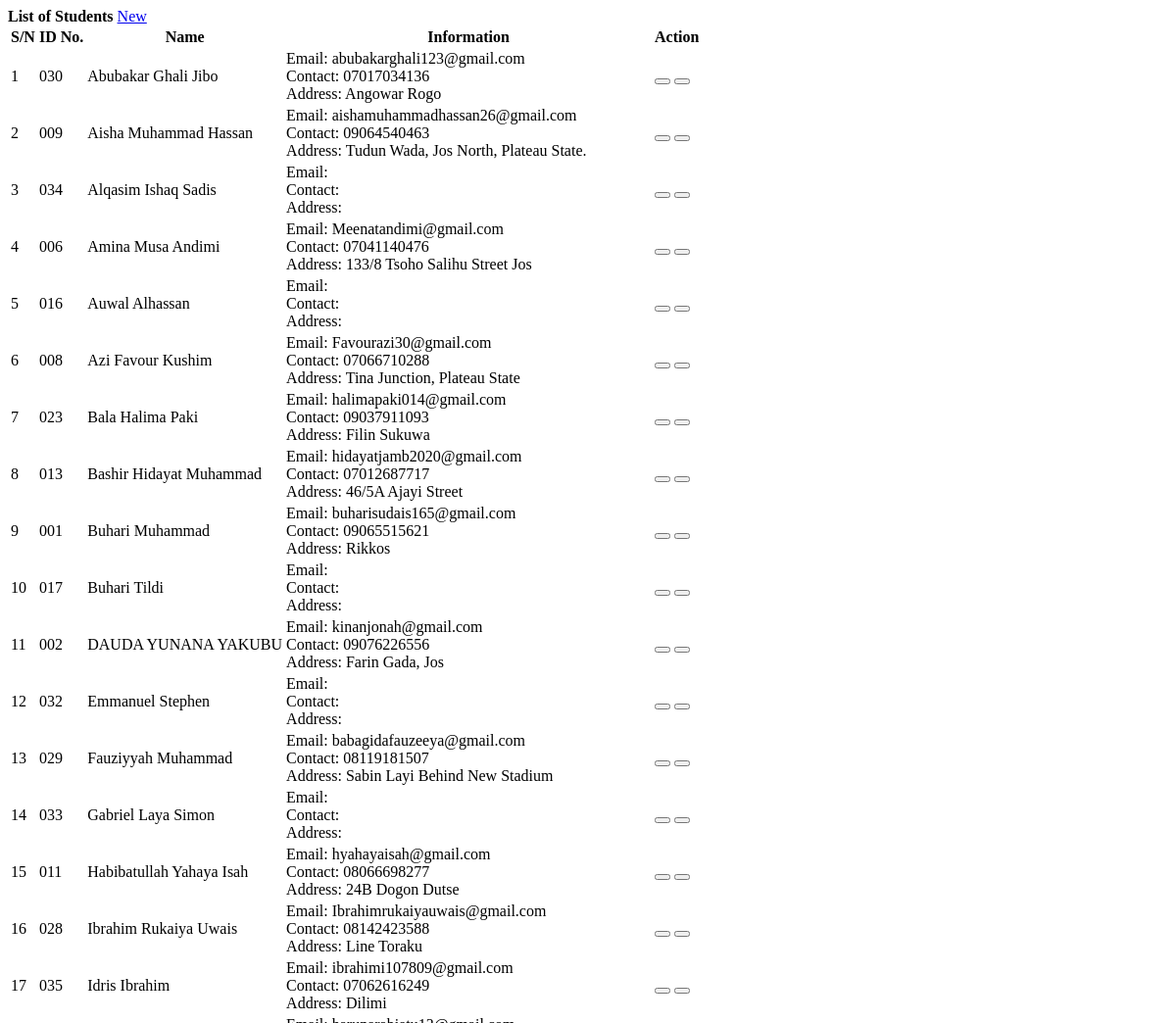
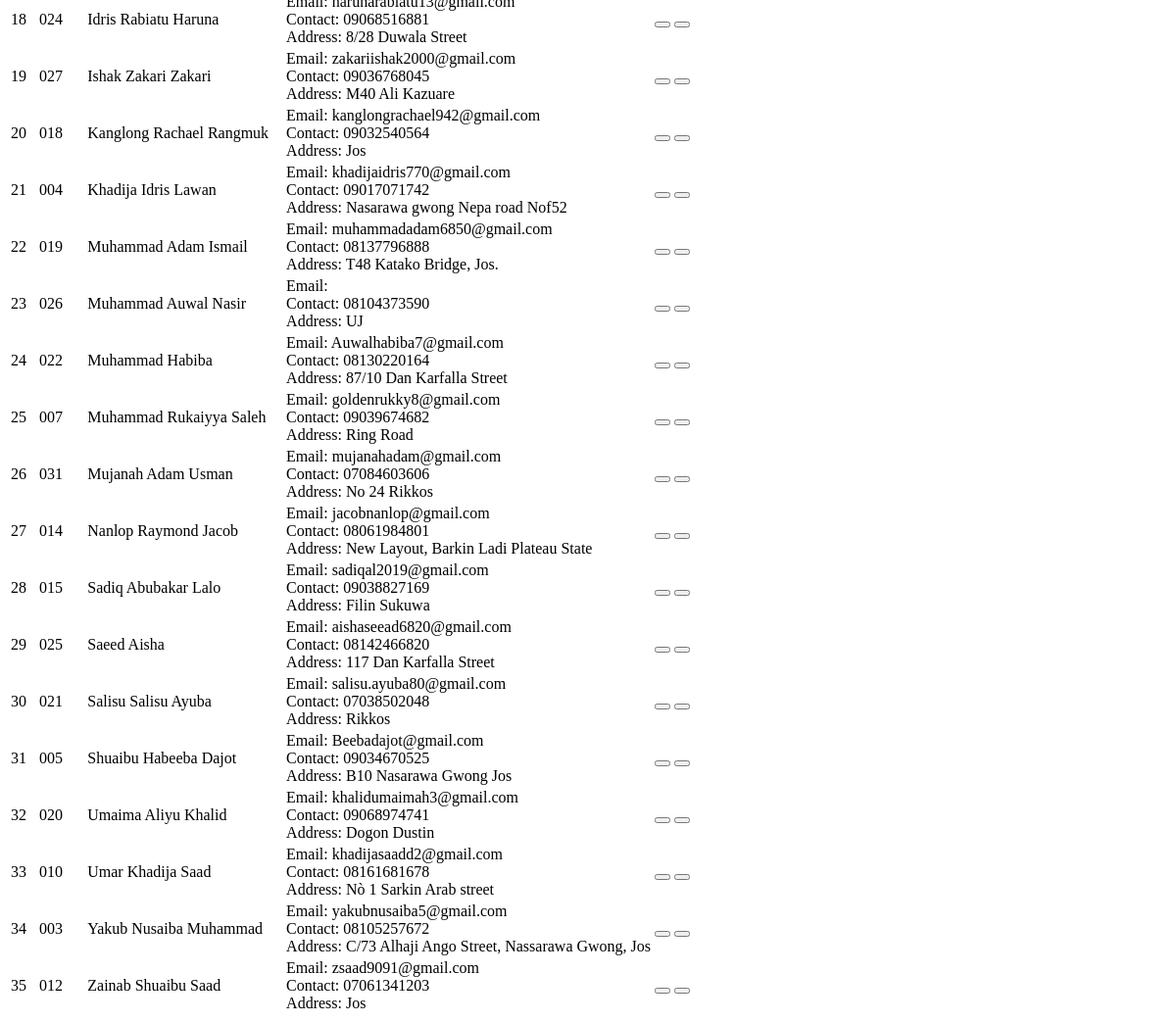
Page /students.php on the committed database (2 pictures, top to bottom).
### tables this page shows
CREATE TABLE `student` (
  `id` int(30) NOT NULL,
  `id_no` varchar(100) NOT NULL,
  `name` text NOT NULL,
  `contact` varchar(100) NOT NULL,
  `address` text NOT NULL,
  `email` varchar(200) NOT NULL,
  `date_created` datetime NOT NULL DEFAULT current_timestamp()
);

### students.php (the view, shortened to what this page needs)
<?php include('db_connect.php');?>
<div class="container-fluid">
	<div class="col-lg-12">
		<div class="row">
			<div class="col-md-12">
				<div class="card">
					<div class="card-header">
						<b>List of Students </b>
						<span class="float:right"><a class="btn btn-primary col-md-1 col-sm-6 float-right" href="javascript:void(0)" id="new_student">
					<i class="fa fa-plus"></i> New
				</a></span>
					</div>
					<div class="card-body">
						<table class="table table-condensed table-bordered table-hover">
							<thead>
								<tr>
									<th class="text-center">S/N</th>
									<th class="">ID No.</th>
									<th class="">Name</th>
									<th class="">Information</th>
									<th class="text-center">Action</th>
								</tr>
							</thead>
							<tbody>
								<?php
								$i = 1;
								$student = $conn->query("SELECT * FROM student order by name asc ");
								while($row=$student->fetch_assoc()):
								?>
								<tr>
									<td class="text-center"><?php echo $i++ ?></td>
									<td>
										<?php echo $row['id_no'] ?>
									</td>
									<td>
									<?php echo ucwords($row['name']) ?>
									</td>
									<td class="">
										 <p>Email: <?php echo $row['email'] ?></p>
										 <p>Contact: <?php echo $row['contact'] ?></p>
										 <p>Address: <?php echo $row['address'] ?></p>
									</td>
									<td class="text-center">
										<button class="btn btn-primary edit_student" type="button" data-id="<?php echo $row['id'] ?>" ><i class="fa fa-edit"></i></button>
										<button class="btn btn-danger delete_student" type="button" data-id="<?php echo $row['id'] ?>"><i class="fa fa-trash-alt"></i></button>
									</td>
								</tr>
								<?php endwhile; ?>
							</tbody>
						</table>
					</div>
				</div>
			</div>
		</div>
	</div>
</div>

### students.php (style rules this page uses)
td { vertical-align: middle !important; }
td p { margin: unset }

### rows in the picture
student: id_no "030", name "Abubakar Ghali Jibo", email "abubakarghali123@gmail.com", contact "07017034136", address "Angowar Rogo"
student: id_no "009", name "Aisha Muhammad Hassan", email "aishamuhammadhassan26@gmail.com", contact "09064540463", address "Tudun Wada, Jos North, Plateau State."
student: id_no "034", name "Alqasim Ishaq Sadis"
student: id_no "006", name "Amina Musa Andimi", email "Meenatandimi@gmail.com", contact "07041140476", address "133/8 Tsoho Salihu Street Jos"
student: id_no "016", name "Auwal Alhassan"
student: id_no "008", name "Azi Favour Kushim", email "Favourazi30@gmail.com", contact "07066710288", address "Tina Junction, Plateau State"
student: id_no "023", name "Bala Halima Paki", email "halimapaki014@gmail.com", contact "09037911093", address "Filin Sukuwa"
student: id_no "013", name "Bashir Hidayat Muhammad", email "hidayatjamb2020@gmail.com", contact "07012687717", address "46/5A Ajayi Street"
student: id_no "001", name "Buhari Muhammad", email "buharisudais165@gmail.com", contact "09065515621", address "Rikkos"
student: id_no "017", name "Buhari Tildi"
student: id_no "002", name "DAUDA YUNANA YAKUBU", email "kinanjonah@gmail.com", contact "09076226556", address "Farin Gada, Jos"
student: id_no "032", name "Emmanuel Stephen"
student: id_no "029", name "Fauziyyah Muhammad", email "babagidafauzeeya@gmail.com", contact "08119181507", address "Sabin Layi Behind New Stadium"
student: id_no "033", name "Gabriel Laya Simon"
student: id_no "011", name "Habibatullah Yahaya Isah", email "hyahayaisah@gmail.com", contact "08066698277", address "24B Dogon Dutse"
student: id_no "028", name "Ibrahim Rukaiya Uwais", email "Ibrahimrukaiyauwais@gmail.com", contact "08142423588", address "Line Toraku"
student: id_no "035", name "Idris Ibrahim", email "ibrahimi107809@gmail.com", contact "07062616249", address "Dilimi"
student: id_no "024", name "Idris Rabiatu Haruna", email "harunarabiatu13@gmail.com", contact "09068516881", address "8/28 Duwala Street"
student: id_no "027", name "Ishak Zakari Zakari", email "zakariishak2000@gmail.com", contact "09036768045", address "M40 Ali Kazuare"
student: id_no "018", name "Kanglong Rachael Rangmuk", email "kanglongrachael942@gmail.com", contact "09032540564", address "Jos"
student: id_no "004", name "Khadija Idris Lawan", email "khadijaidris770@gmail.com", contact "09017071742", address "Nasarawa gwong Nepa road Nof52"
student: id_no "019", name "Muhammad Adam Ismail", email "muhammadadam6850@gmail.com", contact "08137796888", address "T48 Katako Bridge, Jos."
student: id_no "026", name "Muhammad Auwal Nasir", contact "08104373590", address "UJ"
student: id_no "022", name "Muhammad Habiba", email "Auwalhabiba7@gmail.com", contact "08130220164", address "87/10 Dan Karfalla Street"
student: id_no "007", name "Muhammad Rukaiyya Saleh", email "goldenrukky8@gmail.com", contact "09039674682", address "Ring Road"
student: id_no "031", name "Mujanah Adam Usman", email "mujanahadam@gmail.com", contact "07084603606", address "No 24 Rikkos"
student: id_no "014", name "Nanlop Raymond Jacob", email "jacobnanlop@gmail.com", contact "08061984801", address "New Layout, Barkin Ladi Plateau State"
student: id_no "015", name "Sadiq Abubakar Lalo", email "sadiqal2019@gmail.com", contact "09038827169", address "Filin Sukuwa"
student: id_no "025", name "Saeed Aisha", email "aishaseead6820@gmail.com", contact "08142466820", address "117 Dan Karfalla Street"
student: id_no "021", name "Salisu Salisu Ayuba", email "salisu.ayuba80@gmail.com", contact "07038502048", address "Rikkos"
student: id_no "005", name "Shuaibu Habeeba Dajot", email "Beebadajot@gmail.com", contact "09034670525", address "B10 Nasarawa Gwong Jos"
student: id_no "020", name "Umaima Aliyu Khalid", email "khalidumaimah3@gmail.com", contact "09068974741", address "Dogon Dustin"
student: id_no "010", name "Umar Khadija Saad", email "khadijasaadd2@gmail.com", contact "08161681678", address "Nò 1 Sarkin Arab street"
student: id_no "003", name "Yakub Nusaiba Muhammad", email "yakubnusaiba5@gmail.com", contact "08105257672", address "C/73 Alhaji Ango Street, Nassarawa Gwong, Jos"
student: id_no "012", name "Zainab Shuaibu Saad", email "zsaad9091@gmail.com", contact "07061341203", address "Jos"
